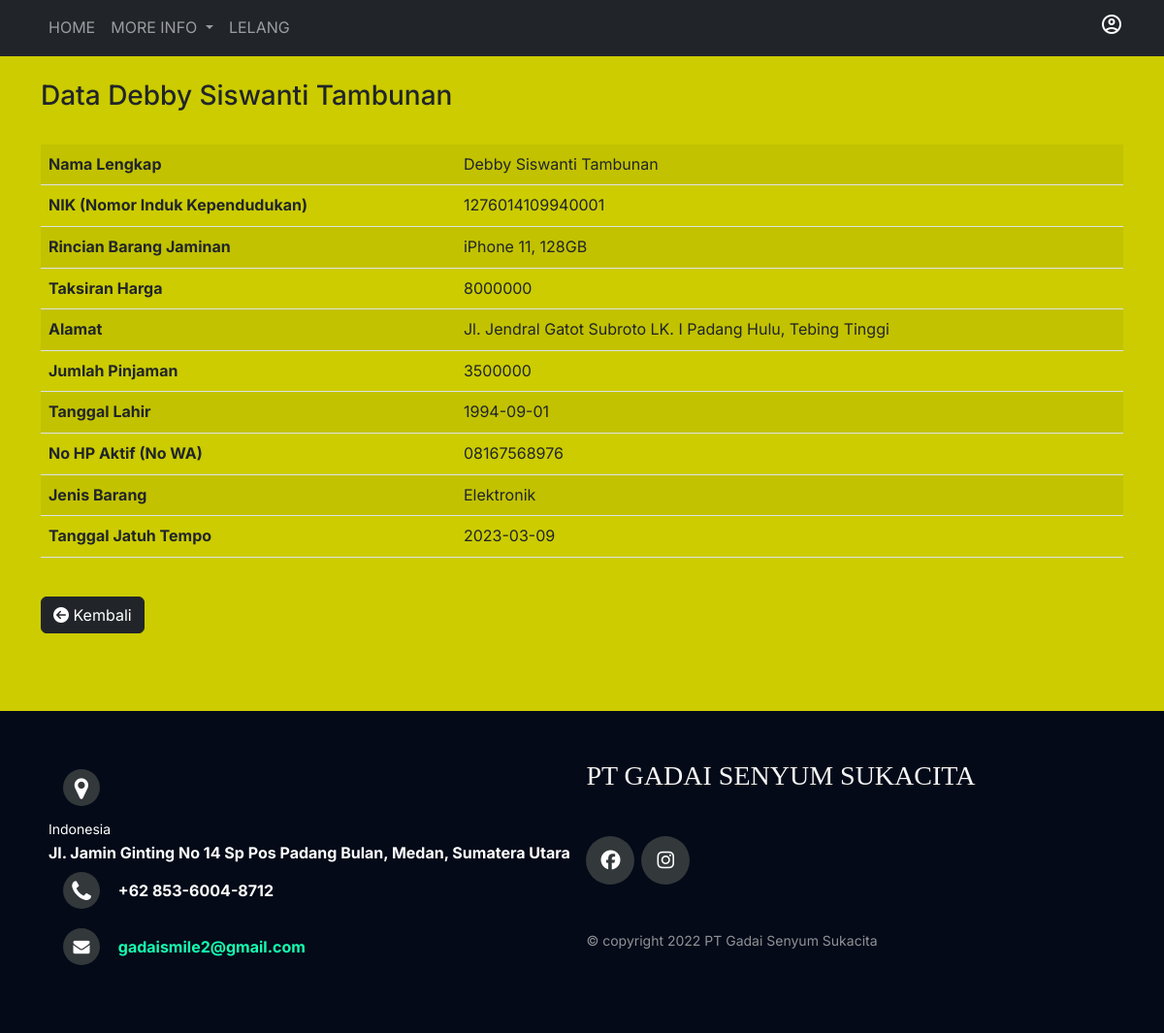
Page /script1/detail-data.php?id_produk=2 on the committed database.
### tables this page shows
CREATE TABLE `penggadai` (
  `id_penggadai` int(11) NOT NULL,
  `id_produk` int(8) NOT NULL,
  `nama` varchar(50) NOT NULL,
  `nik` varchar(16) NOT NULL,
  `tanggal_lahir` date NOT NULL,
  `alamat` varchar(100) NOT NULL,
  `no_hp` varchar(14) NOT NULL
);

CREATE TABLE `barang` (
  `id_produk` int(8) NOT NULL,
  `rincian_barang` varchar(100) NOT NULL,
  `jenis_barang` enum('Kendaraan','Elektronik') NOT NULL,
  `taksiran` int(8) NOT NULL,
  `label_barang` enum('Gadai','Lelang') NOT NULL
);

CREATE TABLE `transaksi` (
  `no_kwitansi` int(5) NOT NULL,
  `jlh_pinjaman` int(8) NOT NULL,
  `tgl_jatuh_tempo` date NOT NULL,
  `id_produk` int(8) NOT NULL,
  `id_pegawai` int(8) NOT NULL
);

### script1/config/function.php (called while the page is built, shortened)
<?php
include 'koneksi.php';
function select($query)
{
    global $db;
    $result = mysqli_query($db, $query);
    $rows = [];
    while ($row = mysqli_fetch_assoc($result)) {
        $rows[] = $row;
    }
    return $rows;
}
?>

### script1/detail-data.php (the view, shortened to what this page needs)
<?php
include 'layout/header.php';
include 'config/function.php';
$id_produk = (int)$_GET['id_produk'];
$penggadai = select("SELECT * FROM penggadai WHERE id_produk = $id_produk")[0];
$produk = select("SELECT * FROM barang WHERE id_produk = $id_produk")[0];
$transaksi = select("SELECT * FROM transaksi WHERE id_produk = $id_produk")[0];
?>
  <div class="container mt-4">
    <h3>Data <?= $penggadai['nama'] ?></h3>
    <br>
    <table class="table table-striped">
        <tr>
            <td><b>Nama Lengkap</b></td>
            <td><?= $penggadai['nama']; ?></td>
        </tr>
        <tr>
            <td><b>NIK (Nomor Induk Kependudukan)</b></td>
            <td><?= $penggadai['nik']; ?></td>
        </tr>
        <tr>
            <td><b>Rincian Barang Jaminan</b></td>
            <td><?= $produk['rincian_barang']; ?></td>
        </tr>
        <tr>
            <td><b>Taksiran Harga</b></td>
            <td><?= $produk['taksiran']; ?></td>
        </tr>
        <tr>
            <td><b>Alamat</b></td>
            <td><?= $penggadai['alamat']; ?></td>
        </tr>
        <tr>
            <td><b>Jumlah Pinjaman</b></td>
            <td><?= $transaksi['jlh_pinjaman']; ?></td>
        </tr>
        <tr>
            <td><b>Tanggal Lahir</b></td>
            <td><?= $penggadai['tanggal_lahir']; ?></td>
        </tr>
        <tr>
            <td><b>No HP Aktif (No WA)</b></td>
            <td><?= $penggadai['no_hp']; ?></td>
        </tr>
        <tr>
            <td><b>Jenis Barang</b></td>
            <td><?= $produk['jenis_barang']; ?></td>
        </tr>
        <tr>
            <td><b>Tanggal Jatuh Tempo</b></td>
            <td><?= $transaksi['tgl_jatuh_tempo']; ?></td>
        </tr>
    </table>
    <a href="javascript:window.history.go(-1);" class="btn btn-dark mt-4">
        <i class="fa-solid fa-circle-arrow-left"></i> Kembali
    </a>
  </div>
<?php include 'layout/footer.php'; ?>

### script1/css/stylesheet.css (style rules this page uses)
* { font-family: 'Inter'; }
::placeholder { font-family: 'Poppins'; }

### script1/detail-data.php (style rules this page uses)
body { background-color: #cc0; }

### script1/layout/footer.php (style rules this page uses)
* { padding: 0; margin: 0; }
body { font: 16px/1.6 arial, sans-serif; }

### rows in the picture
penggadai: nama "Debby Siswanti Tambunan", nik "1276014109940001", alamat "Jl. Jendral Gatot Subroto LK. I Padang Hulu, Tebing Tinggi", tanggal_lahir "1994-09-01", no_hp "08167568976"
barang: rincian_barang "iPhone 11, 128GB", taksiran "8000000", jenis_barang "Elektronik"
transaksi: jlh_pinjaman "3500000", tgl_jatuh_tempo "2023-03-09"
